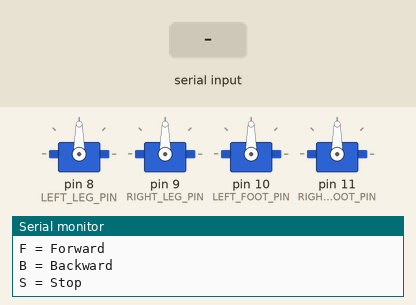
This sketch was run on a simulated Arduino Uno, built with avr-gcc and run on an emulated ATmega328P. Shown: 4 × servo, the last lines printed to the serial monitor. Inputs (shaded band) come from the test bench.

Above: at 1.5 s.
1.6 s: "F" received over Serial
At 1.75 s:
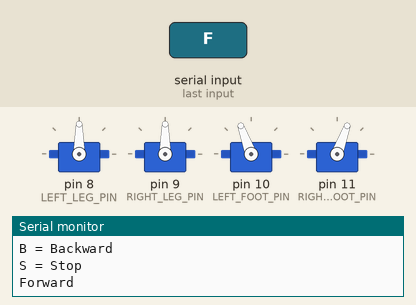
At 2.35 s:
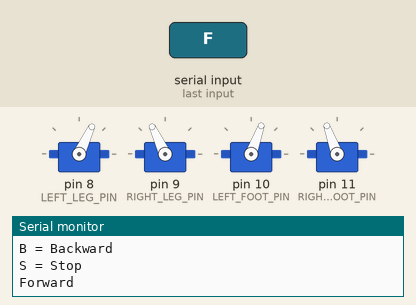
4.6 s: "B" received over Serial
At 5.5 s:
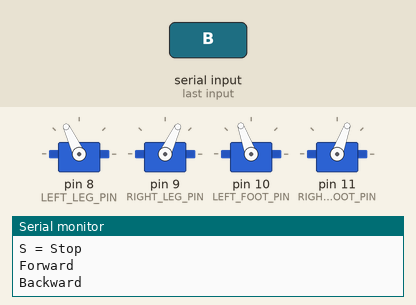
7.6 s: "S" received over Serial
Timing chart, 0 to 10.6 s (numbered marks = the images above; inputs shaded):
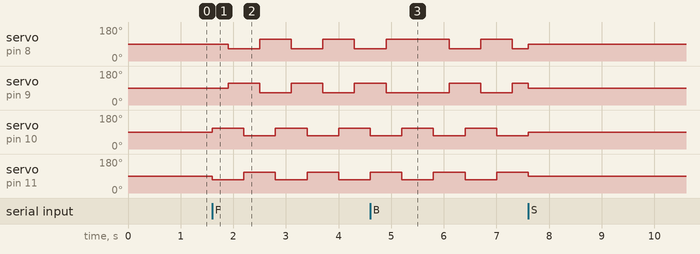

The sketch:

Modified_jenny_with_Arduino.ino
```cpp
#include <Servo.h>

//====================
// Servo Objects
//====================
Servo leftLeg;
Servo rightLeg;
Servo leftFoot;
Servo rightFoot;

//====================
// Servo Pins
//====================
const int LEFT_LEG_PIN   = 8;
const int RIGHT_LEG_PIN  = 9;
const int LEFT_FOOT_PIN  = 10;
const int RIGHT_FOOT_PIN = 11;

//====================
// Robot Settings
//====================
const int HOME  = 90;
const int STEP  = 25;
const int TILT  = 20;

// Walking Speed
// Larger value = Slower robot
const int SPEED = 300;

//====================
// Robot State
//====================
enum RobotState
{
  STOPPED,
  FORWARD,
  BACKWARD
};

RobotState robotState = STOPPED;

//====================
// Setup
//====================
void setup()
{
  Serial.begin(9600);

  leftLeg.attach(LEFT_LEG_PIN);
  rightLeg.attach(RIGHT_LEG_PIN);
  leftFoot.attach(LEFT_FOOT_PIN);
  rightFoot.attach(RIGHT_FOOT_PIN);

  home();

  Serial.println("================================");
  Serial.println("       CUBY ROBOT");
  Serial.println("================================");
  Serial.println("F = Forward");
  Serial.println("B = Backward");
  Serial.println("S = Stop");
}

//====================
// Main Loop
//====================
void loop()
{
  if (Serial.available())
  {
    char cmd = toupper(Serial.read());

    switch (cmd)
    {
      case 'F':
        robotState = FORWARD;
        Serial.println("Forward");
        break;

      case 'B':
        robotState = BACKWARD;
        Serial.println("Backward");
        break;

      case 'S':
        robotState = STOPPED;
        home();
        Serial.println("Stopped");
        break;
    }
  }

  if (robotState == FORWARD)
  {
    forwardStep();
  }
  else if (robotState == BACKWARD)
  {
    backwardStep();
  }
}

//====================
// Home Position
//====================
void home()
{
  leftLeg.write(HOME);
  rightLeg.write(HOME);
  leftFoot.write(HOME);
  rightFoot.write(HOME);
  delay(SPEED);
}

//====================
// Forward Step
//====================
void forwardStep()
{
  leftFoot.write(HOME + TILT);
  rightFoot.write(HOME - TILT);
  delay(SPEED);

  leftLeg.write(HOME - STEP);
  rightLeg.write(HOME + STEP);
  delay(SPEED);

  leftFoot.write(HOME - TILT);
  rightFoot.write(HOME + TILT);
  delay(SPEED);

  leftLeg.write(HOME + STEP);
  rightLeg.write(HOME - STEP);
  delay(SPEED);
}

//====================
// Backward Step
//====================
void backwardStep()
{
  leftFoot.write(HOME + TILT);
  rightFoot.write(HOME - TILT);
  delay(SPEED);

  leftLeg.write(HOME + STEP);
  rightLeg.write(HOME - STEP);
  delay(SPEED);

  leftFoot.write(HOME - TILT);
  rightFoot.write(HOME + TILT);
  delay(SPEED);

  leftLeg.write(HOME - STEP);
  rightLeg.write(HOME + STEP);
  delay(SPEED);
}
```

Measured:
- after the input at 1.6 s, servo on pin 8 (LEFT_LEG_PIN), servo on pin 9 (RIGHT_LEG_PIN): alternates 115° for 0.60 s and 65° for 0.60 s, starting after 0.30 s; servo on pin 10 (LEFT_FOOT_PIN), servo on pin 11 (RIGHT_FOOT_PIN): alternates 110° for 0.60 s and 70° for 0.60 s, starting at once
